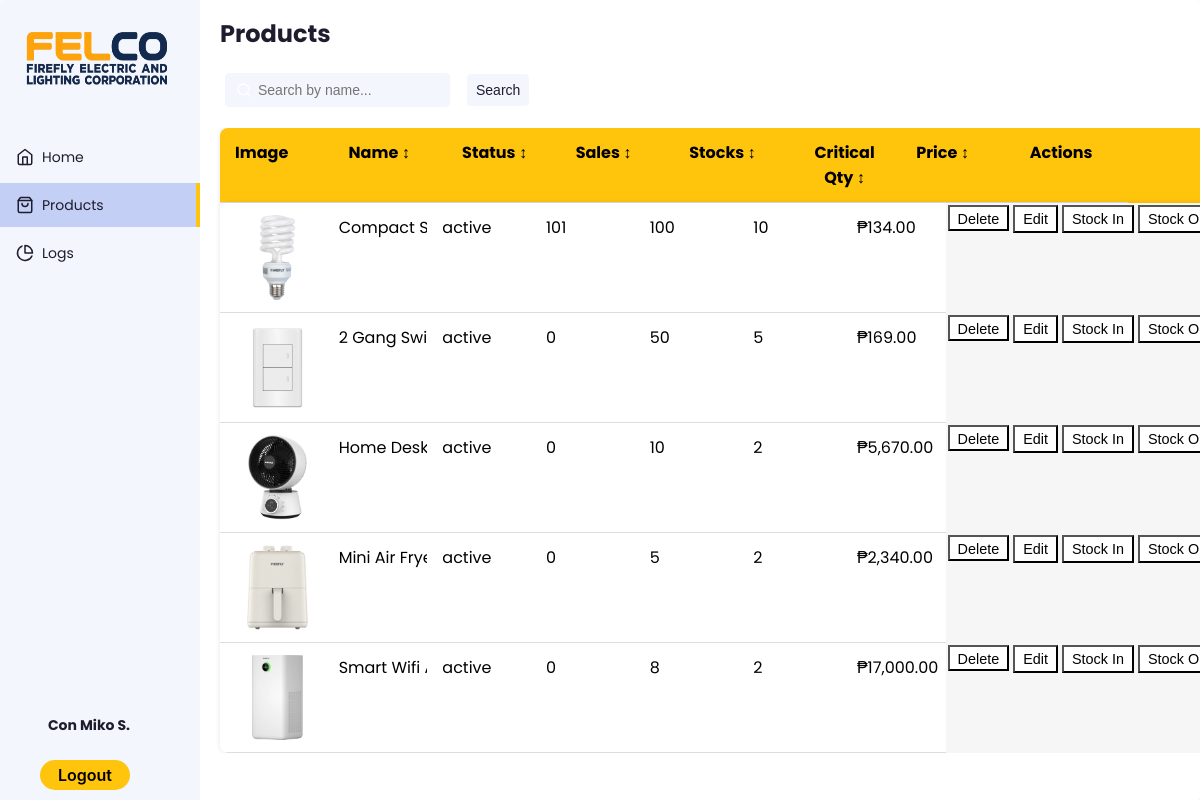
Page /products.php (signed in) on the committed database.
### tables this page shows
CREATE TABLE `account` (
  `id` int(5) NOT NULL,
  `first_name` varchar(50) NOT NULL,
  `last_name` varchar(50) NOT NULL,
  `email` varchar(50) NOT NULL,
  `password` varchar(255) NOT NULL
);

CREATE TABLE `product` (
  `id` int(5) NOT NULL,
  `name` varchar(50) NOT NULL,
  `sales` int(11) NOT NULL DEFAULT 0,
  `stocks` int(11) NOT NULL DEFAULT 0,
  `criticalQty` int(5) NOT NULL DEFAULT 5,
  `price` decimal(10,2) NOT NULL,
  `picture` blob NOT NULL,
  `status` enum('active','disabled') NOT NULL DEFAULT 'active'
);

### products.php (the view, shortened to what this page needs)
<?php
$servername = "localhost";
$username = "root";
$password = "";
$database = "itisdev";
$conn = new mysqli($servername, $username, $password, $database);
$userEmail = $_SESSION['user'];
$stmt = $conn->prepare("SELECT first_name, last_name FROM account WHERE email = ?");
$stmt->bind_param("s", $userEmail);
$stmt->execute();
$stmt->bind_result($firstName, $lastName);
$lastInitial = strtoupper(substr($lastName, 0, 1));
$displayName = $firstName . " " . $lastInitial . ".";
$sql = "SELECT id, picture, name, status, sales, stocks, criticalQty, price FROM product";
$result = $conn->query($sql);
?>
<!DOCTYPE html>
<html lang="en">
<head>
  <link rel="stylesheet" href="https://cdnjs.cloudflare.com/ajax/libs/normalize/5.0.0/normalize.min.css">
  <link rel="stylesheet" href="./style.css">
</head>
<body>
  <div class="app-container">
    <div class="sidebar">
      <div class="sidebar-header">
        <div class="app-icon">
        <img src="logo.png?v=1.0" alt="App Logo" style="width: 165px; height: 80px;"/>
        </div>
      </div>
      <ul class="sidebar-list">
        <li class="sidebar-list-item">
          <a href="dashboard.php">
            <svg xmlns="http://www.w3.org/2000/svg" width="18" height="18" viewBox="0 0 24 24" fill="none"
              stroke="currentColor" stroke-width="2" stroke-linecap="round" stroke-linejoin="round"
              class="feather feather-home">
              <path d="M3 9l9-7 9 7v11a2 2 0 0 1-2 2H5a2 2 0 0 1-2-2z" />
              <polyline points="9 22 9 12 15 12 15 22" />
            </svg>
            <span>Home</span>
          </a>
        </li>
        <li class="sidebar-list-item active">
          <a href="products.php">
            <span>Products</span>
          </a>
        </li>
        <li class="sidebar-list-item">
          <a href="logs.php">
            <svg xmlns="http://www.w3.org/2000/svg" width="18" height="18" viewBox="0 0 24 24" fill="none"
              stroke="currentColor" stroke-width="2" stroke-linecap="round" stroke-linejoin="round"
              class="feather feather-pie-chart">
              <path d="M21.21 15.89A10 10 0 1 1 8 2.83" />
              <path d="M22 12A10 10 0 0 0 12 2v10z" />
            </svg>
            <span>Logs</span>
          </a>
        </li>
      </ul>
      <div class="account-info">
    <div class="account-info-name">
      <b><?php echo htmlspecialchars($displayName); ?></b>
    </div>
</div>
<div style="display: flex;
            flex-direction: row;
            align-items: center;">
      <a href="logout.php" class="logout" style="text-decoration: none; color: inherit;">Logout</a>
    </div>
    </div>
    <div class="app-content">
      <div class="app-content-header">
        <h1 class="app-content-headerText">Products</h1>
      </div>
      <div class="app-content-actions">
        <form method="GET" action="products.php" style="display: flex; align-items: center; gap: 10px;">
          <input
            class="search-bar"
            type="text"
            name="search"
            placeholder="Search by name..."
            value="<?php echo isset($_GET['search']) ? htmlspecialchars($_GET['search']) : ''; ?>">
          <button type="submit" class="action-button">Search</button>
        </form>
      </div>
      <div class="products-area-wrapper tableView">
        <div class="table">
        <div class="table-header">
        <div class="header__item">
          <a class="filter__link">Image</a>
        </div>
        <div class="header__item">
          <a class="filter__link">Name <span class="sort-icon">&#8597;</span></a>
        </div>
        <div class="header__item">
          <a class="filter__link">Status <span class="sort-icon">&#8597;</span></a>
        </div>
        <div class="header__item">
          <a class="filter__link">Sales <span class="sort-icon">&#8597;</span></a>
        </div>
        <div class="header__item">
          <a class="filter__link">Stocks <span class="sort-icon">&#8597;</span></a>
        </div>
        <div class="header__item">
          <a class="filter__link">Critical Qty <span class="sort-icon">&#8597;</span></a>
        </div>
        <div class="header__item">
          <a class="filter__link">Price <span class="sort-icon">&#8597;</span></a>
        </div>
        <div class="header__item" style="margin-right:230px;">
          <a class="filter__link">Actions</a>
        </div>
      </div>
      <div class="table-content">
  <?php
  if ($result->num_rows > 0) {
    echo "<div class='table'>";
    while ($row = $result->fetch_assoc()) {
      echo "<div class='table-row'>
              <div class='table-data'><img src='{$row['picture']}' alt='Product Image' style='max-width: 150px; height: auto;'></div>
              <div class='table-data'>{$row['name']}</div>
              <div class='table-data'>{$row['status']}</div>
              <div class='table-data'>{$row['sales']}</div>
              <div class='table-data'>{$row['stocks']}</div>
              <div class='table-data'>{$row['criticalQty']}</div>
              <div class='table-data'>₱" . number_format($row['price'], 2) . "</div>
              <form action='products.php' method='POST' style='display: flex; margin-bottom: 80px;' onsubmit=\"return confirm('Are you sure you want to delete this product?');\">
                <input type='hidden' name='delete_product_id' value='{$row['id']}'>
                <button type='submit' style='background-color:white;'>Delete</button>
              </form>
              <button type='button' style='display: flex; margin-bottom: 80px; background-color:white;' onclick=\"openEditModal(
                {$row['id']},
                '{$row['name']}',
                '{$row['status']}',
                {$row['criticalQty']},
                {$row['price']},
                '{$row['picture']}'
              )\">Edit</button>
              <button type='button' style='display: flex; margin-bottom: 80px; background-color:white;' onclick=\"openStockInModal({$row['id']}, '{$row['name']}', {$row['stocks']})\">Stock In</button>
              <button type='button' style='display: flex; margin-bottom: 80px; background-color:white;' onclick=\"openStockOutModal({$row['id']}, '{$row['name']}', {$row['stocks']})\">Stock Out</button>
              <button type='button' style='display: flex; margin-bottom: 80px; background-color:white;' onclick=\"openStockAdjustModal({$row['id']}, '{$row['name']}', {$row['stocks']})\">Stock Adjustment</button>
            </div>";
    }
    echo "</div>";
  } else {
    echo "<div class='table-row'><div class='table-data' colspan='8'>No products found</div></div>";
  }
  ?>
</div>
    </div>
  </div>
</body>
</html>

### style.css (style rules this page uses)
:root { --app-bg: #fff; --sidebar: #f3f6fd; --sidebar-main-color: #1f1c2e; --table-border: #1a2131; --table-header: #1a2131; --app-content-main-color: #1f1c2e; --sidebar-link: #1f1c2e; --sidebar-hover-link: rgba(195, 207, 244, 0.5); --sidebar-active-link: rgba(195, 207, 244, 1); --action-color: #ffc40c; --action-color-hover: #6291fd; --app-content-secondary-color: #f3f6fd; --filter-reset: #2c394f; --filter-shadow: rgba(99, 99, 99, 0.2) 0px 2px 8px 0px; }
body, html { margin: 0; padding: 0; height: 100%; width: 100%; }
body { overflow: hidden; font-family: "Poppins", sans-serif; background-color: var(--app-bg); -webkit-font-smoothing: antialiased; -moz-osx-font-smoothing: grayscale; }
.app-container { border-radius: 4px; width: 100%; height: 100%; max-height: 100%; max-width: 1280px; display: flex; overflow: hidden; box-shadow: rgba(99, 99, 99, 0.2) 0px 2px 8px 0px; max-width: 2000px; margin: 0 auto; }
.sidebar { flex-basis: 200px; max-width: 200px; flex-shrink: 0; background-color: var(--sidebar); display: flex; flex-direction: column; }
.sidebar-header { display: flex; align-items: center; justify-content: space-between; padding: 16px; }
.sidebar-list { list-style-type: none; padding: 0; }
.sidebar-list-item { position: relative; margin-bottom: 4px; }
.sidebar-list-item a { display: flex; align-items: center; width: 100%; padding: 10px 16px; color: var(--sidebar-link); text-decoration: none; font-size: 14px; line-height: 24px; }
.sidebar-list-item svg { margin-right: 8px; }
.sidebar-list-item.active { background-color: var(--sidebar-active-link); }
.sidebar-list-item.active:before { content: ""; position: absolute; right: 0; background-color: var(--action-color); height: 100%; width: 4px; }
.account-info { display: flex; flex-direction: column; align-items: center; padding: 16px; margin-top: auto; }
.account-info-name { font-size: 14px; color: var(--sidebar-main-color); margin: 0 8px; overflow: hidden; max-width: 100%; text-overflow: ellipsis; white-space: nowrap; margin-bottom: 8px; margin-right: 30px; }
.app-icon { color: var(--sidebar-main-color); }
.app-content { padding: 16px; background-color: var(--app-bg); height: 100%; flex: 1; max-height: 100%; display: flex; flex-direction: column; }
.app-content-header { display: flex; align-items: center; justify-content: space-between; padding: 0 4px; }
.app-content-headerText { color: var(--app-content-main-color); font-size: 24px; line-height: 32px; margin: 0; }
.app-content-actions { display: flex; justify-content: space-between; align-items: center; padding: 16px 4px; }
.search-bar { background-color: var(--app-content-secondary-color); border: 1px solid var(--app-content-secondary-color); color: var(--app-content-main-color); font-size: 14px; line-height: 24px; border-radius: 4px; padding: 0px 10px 0px 32px; height: 32px; background-size: 16px; background-repeat: no-repeat; background-position: left 10px center; width: 100%; max-width: 320px; transition: 0.2s; }
.search-bar:placeholder { color: var(--app-content-main-color); }
.action-button { border-radius: 4px; height: 32px; background-color: var(--app-content-secondary-color); border: 1px solid var(--app-content-secondary-color); display: flex; align-items: center; color: var(--app-content-main-color); font-size: 14px; cursor: pointer; }
.products-area-wrapper { width: 100%; max-height: 100%; overflow: auto; padding: 0 4px; }

### rows in the picture
account: displayName "Con Miko S."
product: picture (picture), name "Compact…", status "active", sales "101", stocks "100", criticalQty "10", price "134.00"
product: picture (picture), name "2 Gang…", status "active", sales "0", stocks "50", criticalQty "5", price "169.00"
product: picture (picture), name "Home Desk…", status "active", sales "0", stocks "10", criticalQty "2", price "5,670.00"
product: picture (picture), name "Mini Air…", status "active", sales "0", stocks "5", criticalQty "2", price "2,340.00"
product: picture (picture), name "Smart Wifi…", status "active", sales "0", stocks "8", criticalQty "2", price "17,000.00"
